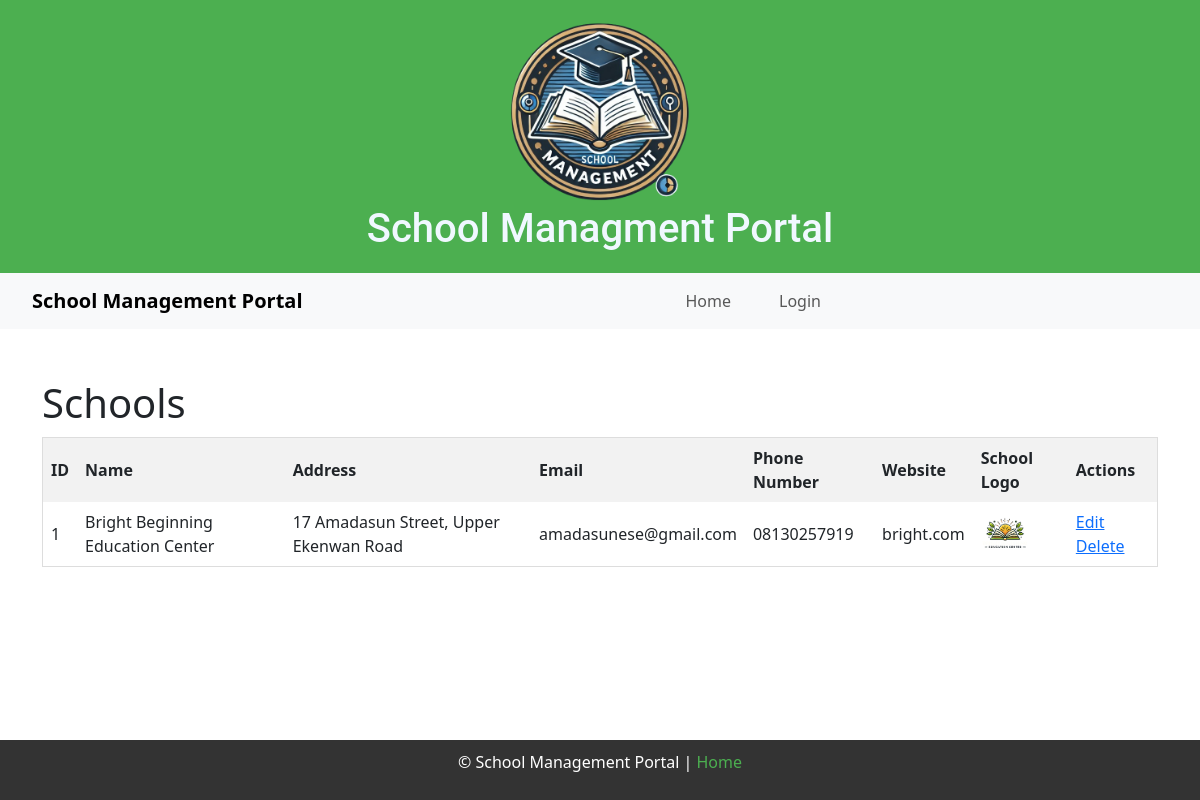
The app's page /schools, older data.
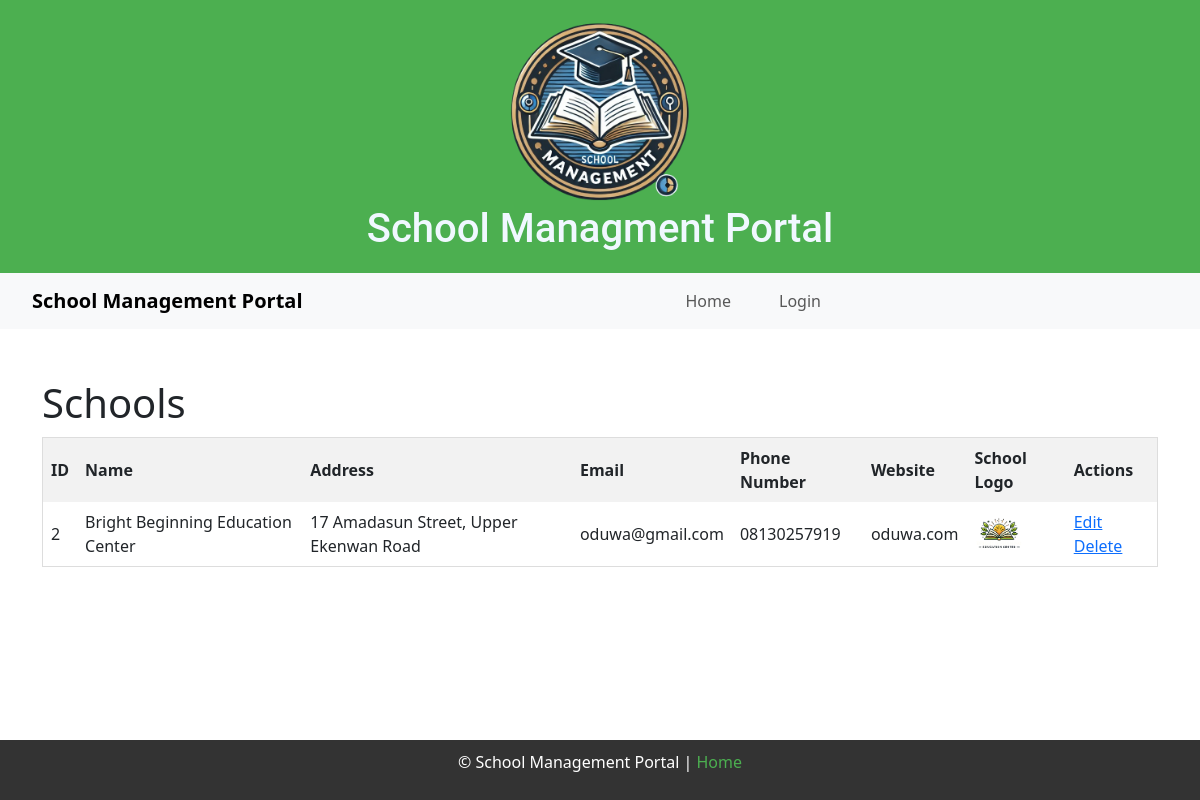
The same page, newer data.
### models.py (models this page shows)
class School(db.Model):
    __tablename__ = 'schools'
    id = db.Column(db.Integer, primary_key=True)
    name = db.Column(db.String(100), unique=True, nullable=False)
    registration_code = db.Column(db.String(50), unique=True, nullable=False) # New!
    address = db.Column(db.String(255), nullable=True)
    email = db.Column(db.String(100), unique=True, nullable=False)
    phone_number = db.Column(db.String(15), nullable=True)
    website = db.Column(db.String(100), nullable=True)
    school_logo = db.Column(db.String(255), nullable=True)
    users = db.relationship('User', backref='school', lazy=True, cascade="all, delete-orphan")
    students = db.relationship('Student', backref='school', lazy=True, cascade="all, delete-orphan")
    teachers = db.relationship('Teacher', backref='school', lazy=True, cascade="all, delete-orphan")
    classes = db.relationship('Class', backref='school', lazy=True, cascade="all, delete-orphan")
    subjects = db.relationship('Subject', backref='school', lazy=True, cascade="all, delete-orphan")
    fee_components = db.relationship('FeeComponent', backref='school', lazy=True, cascade="all, delete-orphan")
    assessment_types = db.relationship('AssessmentType', backref='school', lazy=True, cascade="all, delete-orphan")

### routes.py (the view)
@main.route('/schools')
def schools():
    schools = School.query.all()
    return render_template('schools.html', schools=schools)

### main.py (called while the page is built)
@app.before_request
def before_request():
    g.current_user = current_user

@app.context_processor
def inject_csrf_token():
    return dict(csrf_token=generate_csrf())

### routes.py (called while the page is built)
@main.before_request
def load_school_details():
    if current_user.is_authenticated:
        if 'school_name' not in session or 'school_logo' not in session:
            school = School.query.get(current_user.school_id)
            if school:
                g.school_name = school.name
                g.school_logo = school.school_logo if school.school_logo else 'static/uploads/default-logo.png'
                session['school_name'] = g.school_name
                session['school_logo'] = g.school_logo
        else:
            g.school_name = session['school_name']
            g.school_logo = session['school_logo']
    else:
        g.school_name = "School Management Portal"
        g.school_logo = "uploads/default-logo.png"

### templates/schools.html
{% extends "base.html" %}
{% block content %}
    <h1>Schools</h1>
    <table border="1">
        <thead>
            <tr>
                <th>ID</th>
                <th>Name</th>
                <th>Address</th>
                <th>Email</th>
                <th>Phone Number</th>
                <th>Website</th>
                <th>School Logo</th>
                <th>Actions</th>
            </tr>
        </thead>
        <tbody>
            {% for school in schools %}
            <tr>
                <td>{{ school.id }}</td>
                <td>{{ school.name }}</td>
                <td>{{ school.address }}</td>
                <td>{{ school.email }}</td>
                <td>{{ school.phone_number }}</td>
                <td>{{ school.website }}</td>
                <td>
                    {% if school.school_logo %}  <img src="{{ url_for('main.uploaded_file', filename=school.school_logo) }}" alt="School Logo" width="50">
                    {% else %}
                        No Logo
                    {% endif %}
                </td>
                <td>
                    <a href="{{ url_for('main.edit_school', id=school.id) }}">Edit</a>
                    <a href="{{ url_for('main.delete_school', id=school.id) }}" onclick="return confirm('Are you sure?')">Delete</a>
                </td>
            </tr>
            {% endfor %}
        </tbody>
    </table>
{% endblock %}

### templates/base.html (shortened to what this page needs)
<!DOCTYPE html>
<html lang="en">
<head>
    <link rel="stylesheet" href="{{ url_for('static', filename='style.css') }}">
    <link href="https://cdn.jsdelivr.net/npm/bootstrap@5.3.0-alpha3/dist/css/bootstrap.min.css" rel="stylesheet">
    <link href="https://cdn.jsdelivr.net/npm/select2@4.1.0-rc.0/dist/css/select2.min.css" rel="stylesheet" />
</head>
<body>
    <header>
        <div class="logo">
            <a href="{{ url_for('main.index') }}">
                <img src="{{ url_for('main.uploaded_file', filename=g.school_logo.split('/')[-1]) }}"
                     alt="School Logo"
                     width="200" height="auto">
            </a>
        </div>
        <h1 class="title1" style="color:aliceblue; font-family: 'Roboto', sans-serif;">School Managment Portal</h1>
    </header>
    {% include 'navigation.html' %}
    <div class="container">
        {% block content %}{% endblock %}
    </div>
    <footer>
        <p>&copy; {{ year }} School Management Portal | <a href="{{ url_for('main.index') }}">Home</a></p>
    </footer>
</body>
</html>

### templates/navigation.html (shortened to what this page needs)
<nav class="navbar navbar-expand-lg navbar-light bg-light">
    <div class="container-fluid justify-content-center">
        <a class="navbar-brand" href="{{ url_for('main.dashboard') }}">
            {% if g.school_name %}
                {{ g.school_name }}
            {% else %}
                School Managment Portal
            {% endif %}
        </a>
        <div class="collapse navbar-collapse justify-content-center" id="navbarNavDropdown">
            <ul class="navbar-nav">
                <li class="nav-item">
                    <a class="nav-link {% if request.endpoint == 'main.index' %}active{% endif %}" href="{{ url_for('main.index') }}">Home</a>
                </li>
                {% if current_user.is_authenticated %}
                    {% if current_user.role == 'admin' %}
                        <li class="nav-item dropdown">
                            <a class="nav-link dropdown-toggle {% if request.endpoint in ['main.students', 'main.teachers', 'main.assign_teachers'] %}active{% endif %}" href="#" id="studentsTeachersDropdown" role="button" data-bs-toggle="dropdown" aria-expanded="false">
                                Students & Teachers
                            </a>
                            <ul class="dropdown-menu" aria-labelledby="studentsTeachersDropdown">
                                <li><a class="dropdown-item" href="{{ url_for('main.classes') }}">Classes</a></li>
                                <li><a class="dropdown-item" href="{{ url_for('main.students') }}">Students</a></li>
                                <li><a class="dropdown-item" href="{{ url_for('main.teachers') }}">Teachers</a></li>
                                <li><a class="dropdown-item" href="{{ url_for('main.assign_teachers') }}">Assign Teachers</a></li>
                            </ul>
                        </li>
                        <li class="nav-item dropdown">
                            <a class="nav-link dropdown-toggle {% if request.endpoint in ['main.subjects', 'main.assessments'] %}active{% endif %}" href="#" id="subjectsAssessmentsDropdown" role="button" data-bs-toggle="dropdown" aria-expanded="false">
                                Subjects & Assessments
                            </a>
                            <ul class="dropdown-menu" aria-labelledby="subjectsAssessmentsDropdown">
                                <li><a class="dropdown-item" href="{{ url_for('main.subjects') }}">Subjects</a></li>
                                <li><a class="dropdown-item" href="{{ url_for('main.add_subject') }}">Add Subject</a></li>
                                <li><a class="dropdown-item" href="{{ url_for('main.assign_subject_to_class') }}">Assign Subject to Class</a></li>
                                <li><a class="dropdown-item" href="{{ url_for('main.view_class_subjects') }}">View Subject by Class</a></li>
                                <li><a class="dropdown-item" href="{{ url_for('main.assessments') }}">Assessments</a></li>
                                <li><a class="dropdown-item" href="{{ url_for('main.assessment_types') }}">Assessment Types</a></li>
                                <li><a class="dropdown-item" href="{{ url_for('main.assessment_subject_scores') }}">Assessment Subject Scores</a></li>
                                <li><a class="dropdown-item" href="{{ url_for('main.add_assessment_score') }}">Add Assessment Score</a></li>
                            </ul>
                        </li>
                        <li class="nav-item dropdown">
                            <a class="nav-link dropdown-toggle {% if request.endpoint in ['main.subjects', 'main.assessments'] %}active{% endif %}" href="#" id="subjectsAssessmentsDropdown" role="button" data-bs-toggle="dropdown" aria-expanded="false">
                                Student Results
                            </a>
                            <ul class="dropdown-menu" aria-labelledby="subjectsAssessmentsDropdown">
                                <li><a class="dropdown-item" href="{{ url_for('main.generate_results') }}">Generate Students Results</a></li>
                                <li><a class="dropdown-item" href="{{ url_for('main.upload_signature') }}">Remarks on Results</a></li>
                                <li><a class="dropdown-item" href="{{ url_for('main.list_students_result') }}">Edit/Remove Results</a></li>
                            </ul>
                        </li>
                        <li class="nav-item dropdown">
                            <a class="nav-link dropdown-toggle {% if request.endpoint in ['main.fees'] %}active{% endif %}" href="#" id="feesManagementDropdown" role="button" data-bs-toggle="dropdown" aria-expanded="false">
                                Fees Management
                            </a>
                            <ul class="dropdown-menu" aria-labelledby="feesManagementDropdown">
                                <li><a class="dropdown-item" href="{{ url_for('main.fee_components') }}">Fee Components</a></li>
                                <li><a class="dropdown-item" href="{{ url_for('main.view_class_fees') }}">Class Fees</a></li>
                                <li><a class="dropdown-item" href="{{ url_for('main.add_fee_component_to_class') }}">Assign Fees to Classes</a></li>
                                <li><a class="dropdown-item" href="{{ url_for('main.generate_fees') }}">Generate Class Fees</a></li>
                                <li><a class="dropdown-item" href="{{ url_for('main.record_payment') }}">Record Payment</a></li>
                            </ul>
                        </li>
                        <!-- <li class="nav-item">
                            <a class="nav-link {% if request.endpoint == 'main.register_school' %}active{% endif %}" href="{{ url_for('main.register_school') }}">Register School</a>
                        </li> -->
                        <li class="nav-item">
                            {% if not current_user.is_authenticated or not current_user.role == 'admin' %}
                                <a class="nav-link {% if request.endpoint == 'main.register_school' %}active{% endif %}" href="{{ url_for('main.register_school') }}">Register School</a>
                            {% endif %}
                        </li>
                    {% elif current_user.role == 'teacher' %}
                        <li class="nav-item dropdown">
                            <a class="nav-link dropdown-toggle {% if request.endpoint in ['main.subjects', 'main.assessments'] %}active{% endif %}" href="#" id="subjectsAssessmentsDropdown" role="button" data-bs-toggle="dropdown" aria-expanded="false">
                                Subjects & Assessments
                            </a>
                            <ul class="dropdown-menu" aria-labelledby="subjectsAssessmentsDropdown">
                                <li><a class="dropdown-item" href="{{ url_for('main.subjects') }}">Subjects</a></li>
                                <li><a class="dropdown-item" href="{{ url_for('main.assessments') }}">Assessments</a></li>
                                <li><a class="dropdown-item" href="{{ url_for('main.assessment_subject_scores') }}">Assessment Subject Scores</a></li>
                                <li><a class="dropdown-item" href="{{ url_for('main.add_assessment_score') }}">Add Assessment Score</a></li>
                            </ul>
                        </li>
                    {% elif current_user.role == 'student' %}
                        <li class="nav-item">
                            <a class="nav-link {% if request.endpoint == 'main.dashboard' %}active{% endif %}" href="{{ url_for('main.dashboard') }}">Student Dashboard</a>
                        </li>
                    {% endif %}
                    <li class="nav-item">
                        <a class="nav-link" href="{{ url_for('main.logout') }}">Logout</a>
                    </li>
                {% else %}
                    <li class="nav-item">
                        <a class="nav-link {% if request.endpoint == 'main.login' %}active{% endif %}" href="{{ url_for('main.index') }}">Login</a>
                    </li>
                {% endif %}
            </ul>
        </div>
    </div>
</nav>

### static/style.css (style rules this page uses)
html, body { margin: 0; padding: 0; height: 100%; font-family: Arial, sans-serif; display: flex; flex-direction: column; }
header { background-color: #4CAF50; color: white; padding: 20px 0; text-align: center; }
header h1 { margin: 0; font-size: 2.5rem; }
.container { flex: 1; padding: 20px; }
footer { background-color: #333; color: white; text-align: center; padding: 10px 20px; position: relative; }
footer a { color: #4CAF50; text-decoration: none; }
nav { background-color: #333; color: white; padding: 1em; text-align: center; }
nav a { color: white; margin: 0 1em; text-decoration: none; }
.container { margin: 10px; }
table { width: 100%; border-collapse: collapse; margin-top: 10px; }
table, th, td { border: 1px solid #ddd; padding: 8px; }
th { background-color: #f2f2f2; font-weight: bold; }
.navbar { margin-bottom: 20px; }
.navbar-brand { font-weight: bold; }

### templates/base.html (style rules this page uses)
header { background-repeat: no-repeat; background-size: cover; }

Row changes from the older to the newer data that the page shows:
removed School: id "1", name "Bright Beginning Education Center", address "17 Amadasun Street, Upper Ekenwan Road", email "amadasunese@gmail.com", phone_number "08130257919", website "bright.com", school_logo (picture)
added School: id "2", name "Bright Beginning Education Center", address "17 Amadasun Street, Upper Ekenwan Road", email "oduwa@gmail.com", phone_number "08130257919", website "oduwa.com", school_logo (picture)
